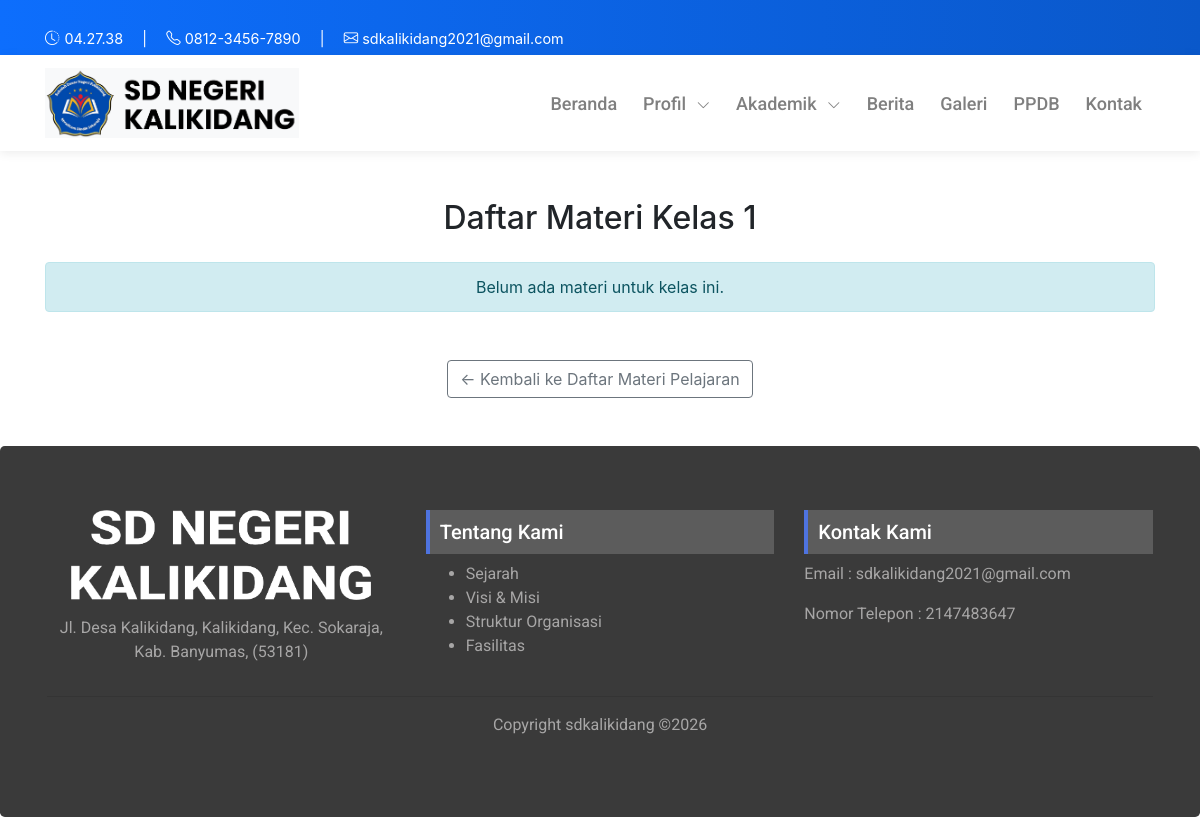
Page /akademik/materi_kelas/1 on the earlier database version.
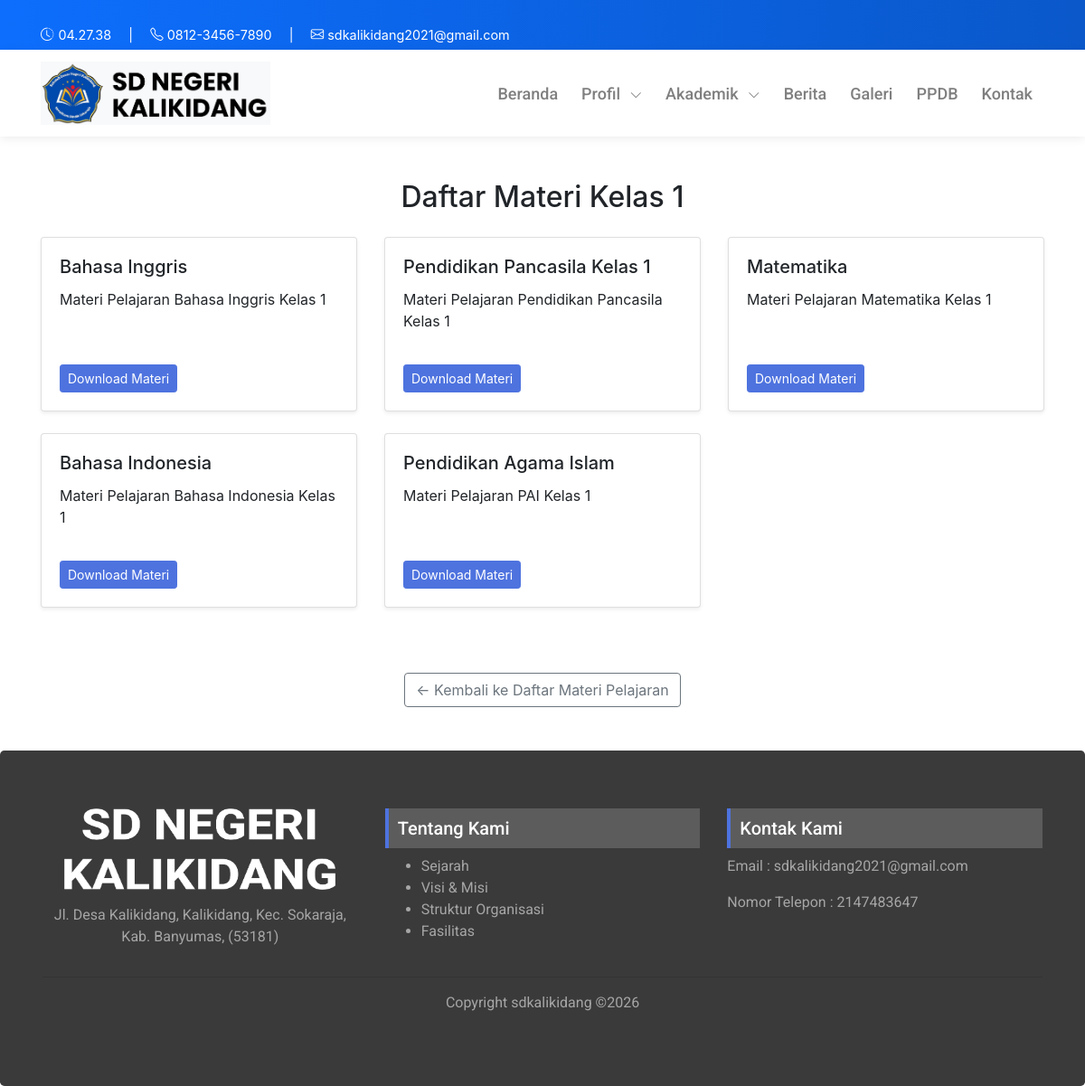
Same page on the later database version.
### tables this page shows
CREATE TABLE `materi_pelajaran` (
  `id` int(11) NOT NULL,
  `judul` varchar(200) DEFAULT NULL,
  `isi` text DEFAULT NULL,
  `created_at` timestamp NOT NULL DEFAULT current_timestamp(),
  `deskripsi` text DEFAULT NULL,
  `kelas` tinyint(1) NOT NULL,
  `file` varchar(255) DEFAULT NULL,
  `id_user` int(11) DEFAULT NULL
);

### application/controllers/Akademik.php (called while the page is built, shortened)
<?php
class Akademik extends CI_Controller {
    public function __construct() {
        $this->load->model('Materi_model', 'materi');
        $this->load->model('EkstrakurikulerKategori_model', 'ekskul');
        $this->load->model('Prestasi_model', 'prestasi');
    }
    public function materi_kelas($kelas) {
        $data['title']  = "Materi Kelas $kelas";
        $data['page']   = 'materi/v_index';
        $data['kelas']  = $kelas;
        $data['materi'] = $this->materi->get_by_kelas($kelas);
        $this->load->view('front/layouts/main', $data);
    }
}

### index.php (called while the page is built, shortened)
<?php
require_once BASEPATH.'core/CodeIgniter.php';

### application/models/Materi_model.php (called while the page is built, shortened)
<?php
class Materi_model extends CI_Model {
    private $table = 'materi_pelajaran';
    public function get_by_kelas($kelas)
    {
        return $this->db->get_where($this->table, ['kelas' => $kelas])->result();
    }
}

### application/views/front/pages/materi/v_index.php (the view)
<div class="container my-5">
    <h2 class="text-center mb-4">
        Daftar Materi Kelas <?= $kelas ?>
    </h2>
    <?php if (!empty($materi)) : ?>
        <div class="row">
            <?php foreach ($materi as $m) : ?>
                <div class="col-md-4 mb-4">
                    <div class="card shadow-sm h-100">
                        <div class="card-body d-flex flex-column">
                            <h5 class="card-title"><?= $m->judul; ?></h5>
                            <p class="card-text">
                                <?= word_limiter(strip_tags($m->deskripsi), 20); ?>
                            </p>
                            <div class="mt-auto">
                                <?php if (!empty($m->file)) : ?>
                                    <a href="<?= base_url('uploads/materi/'.$m->file); ?>"
                                       class="btn btn-sm btn-info" target="_blank">
                                       Download Materi
                                    </a>
                                <?php else: ?>
                                    <span class="badge bg-secondary">Belum ada file</span>
                                <?php endif; ?>
                            </div>
                        </div>
                    </div>
                </div>
            <?php endforeach; ?>
        </div>
    <?php else : ?>
        <div class="alert alert-info text-center">
            Belum ada materi untuk kelas ini.
        </div>
    <?php endif; ?>
    		<div class="row justify-content-center mt-5">
			<div class="col-lg-10 text-center">
				<a href="<?= site_url('akademik/materi'); ?>" class="btn btn-outline-secondary">
					← Kembali ke Daftar Materi Pelajaran
				</a>
			</div>
		</div>
</div>

### application/views/front/layouts/main.php (shortened to what this page needs)
<!DOCTYPE html>
<html lang="en">
<head>
   <link rel="stylesheet" href="<?= base_url('asset/vendor/bootstrap/css/bootstrap.min.css') ?>">
   <link rel="stylesheet" href="<?= base_url('asset/vendor/fontawesome-free/css/all.min.css') ?>">
   <link rel="stylesheet" href="<?= base_url('asset/css/style.css') ?>">
</head>
<body>
   <?php $this->load->view('front/layouts/_navbar'); ?>
   <?php $this->load->view('front/pages/' . $page); ?>
   <?php $this->load->view('front/layouts/_footer'); ?>
</body>
</html>

### application/views/front/layouts/_navbar.php (shortened to what this page needs)
<link rel="stylesheet" href="https://cdn.jsdelivr.net/npm/bootstrap-icons@1.11.1/font/bootstrap-icons.css">
<div class="top-header">
  <div class="container d-flex justify-content-between align-items-center flex-wrap">
    <div class="marquee-modern flex-grow-1">
      <span>Selamat datang di Website SD Negeri Kalikidang — Mari belajar dan berprestasi bersama!</span>
    </div>
    <div class="d-flex align-items-center mt-1 mt-md-0" style="gap: 1.2rem; flex-wrap: nowrap;">
      <div class="d-flex align-items-center" style="gap:5px;">
        <i class="bi bi-clock-history"></i>
        <span id="header-jam" class="fw-semibold"></span>
      </div>
      <span class="text-white">|</span>
      <div>
        <a href="tel:081234567890" class="text-white text-decoration-none">
          <i class="bi bi-telephone"></i> 0812-3456-7890
        </a>
      </div>
      <span class="text-white">|</span>
      <div>
        <a href="mailto:info@sdnkalikidang.sch.id" class="text-white text-decoration-none">
          <i class="bi bi-envelope"></i> sdkalikidang2021@gmail.com
        </a>
      </div>
    </div>
  </div>
</div>
<nav class="navbar navbar-expand-lg navbar-light bg-white navbar-modern sticky-top">
  <div class="container">
    <a class="navbar-brand d-flex align-items-center" href="<?= base_url() ?>">
      <img src="<?= base_url('img/identitas/kalikidang.png') ?>" alt="Logo">
    </a>
    <div class="collapse navbar-collapse justify-content-end" id="navbarNav">
      <ul class="navbar-nav">
        <li class="nav-item <?= ($title=='Beranda')?'active':'' ?>">
          <a class="nav-link" href="<?= base_url() ?>">Beranda</a>
        </li>
        <li class="nav-item dropdown <?= (
            $title=='Sejarah' ||
            $title=='Visi & Misi' ||
            $title=='Struktur' ||
            $title=='Fasilitas' ||
            $title=='Data Guru'
          )?'active':'' ?>">
          <a class="nav-link dropdown-toggle" href="#" data-toggle="dropdown">
            Profil
          </a>
        </li>
        <li class="nav-item dropdown <?= (
            $title=='Materi Pelajaran' ||
            $title=='Ekstrakurikuler' ||
            $title=='Prestasi'
          )?'active':'' ?>">
          <a class="nav-link dropdown-toggle" href="#" data-toggle="dropdown">
            Akademik
          </a>
        </li>
        <li class="nav-item <?= ($title=='Berita')?'active':'' ?>">
          <a class="nav-link" href="<?= base_url('blog') ?>">Berita</a>
        </li>
        <li class="nav-item <?= ($title=='Galeri Kegiatan Sekolah')?'active':'' ?>">
          <a class="nav-link" href="<?= base_url('galeri') ?>">Galeri</a>
        </li>
        <li class="nav-item <?= ($title=='PPDB')?'active':'' ?>">
          <a class="nav-link" href="<?= base_url('ppdb') ?>">PPDB</a>
        </li>
        <li class="nav-item <?= ($title=='Kontak')?'active':'' ?>">
          <a class="nav-link" href="<?= site_url('kontak') ?>">Kontak</a>
        </li>
      </ul>
    </div>
  </div>
</nav>

### application/views/front/layouts/_footer.php
<div class="jumbotron footer m-0 ">
	<div class="container">
		<div class="row">
			<div class="col-lg-4 col-md-4 col-sm-6 col-xs-12 text-center">
				<img style="width: 300px; height:90px" src="<?= base_url('img/identitas/sd.png') ?>" alt="">
				<p class="mt-3">Jl. Desa Kalikidang, Kalikidang, Kec. Sokaraja, Kab. Banyumas, (53181)
				</p>
			</div>
			<div class="col-lg-4 col-md-4 col-sm-6 col-xs-12">
				<h5>Tentang Kami</h5>
				<ul>
					<a href="<?= base_url('profil/sejarah') ?>"><li>Sejarah</li></a>
					<a href="<?= base_url('profil/visimisi') ?>"><li>Visi & Misi</li></a>
					<a href="<?= base_url('profil/struktu') ?>"><li>Struktur Organisasi</li></a>
					<a href="<?= base_url('profil/fasilitas') ?>"><li>Fasilitas</li></a>
				</ul>
			</div>
			<div class="col-lg-4 col-md-4 col-sm-6 col-xs-12">
				<h5>Kontak Kami</h5>
				<p>Email : sdkalikidang2021@gmail.com</p>
				<p>Nomor Telepon : 2147483647</p>
			</div>
		</div>
		<hr>
		<p class="text-center p-0">
			Copyright sdkalikidang &copy;<script>document.write(new Date().getFullYear());</script>
		</p>
	</div>
</div>

### asset/css/style.css (style rules this page uses)
html, body { overflow-x: hidden !important; }
.navbar .navbar-nav .nav-item .nav-link { font-family: "Roboto"; font-weight: 500; font-size: 18px; margin: 0 5px; }
.card { margin: 0 auto; float: none; margin-bottom: 20px; }
.footer { background-color: rgb(58, 58, 58); color: white; font-family: "Roboto"; box-sizing: content-box; }
.footer h5 { background-color: rgb(92, 92, 92); padding: 10px; border-left: 4px solid #4e73df; }
.footer ul a { text-decoration: none; color: rgb(167, 166, 166); }
.footer p { color: rgb(167, 166, 166); }
.btn-info { color: #fff; background-color: #4e73df; border-color: #4e73df; }

### application/views/front/layouts/_navbar.php (style rules this page uses)
.top-header { background: linear-gradient(90deg, #0d6efd, #0a58ca); color: white; padding: 6px 0; font-size: 0.9rem; }
.marquee-modern { overflow: hidden; position: relative; white-space: nowrap; min-width: 200px; margin-right: 20px; max-width: 60%; }
.marquee-modern span { display: inline-block; padding-left: 100%; animation: marqueeMove 12s linear infinite; }
.navbar-modern { box-shadow: 0 2px 10px rgba(0,0,0,0.08); transition: 0.3s; }
.navbar-modern .nav-link { font-weight: 500; padding: 12px 18px; color: #333; transition: 0.25s; }
.navbar-modern .nav-item .nav-link:not(.dropdown-toggle)::after { display: none !important; }
.navbar .dropdown-toggle::after { font-family: "bootstrap-icons"; content: "\f282"; font-weight: normal; border: none !important; margin-left: 6px; font-size: 0.85rem; vertical-align: middle; transition: transform 0.25s ease; display: inline-block; }
.navbar-brand img { max-height: 70px; transition: 0.3s; }

Differences in the rows shown:
added materi_pelajaran: judul "Bahasa Inggris", deskripsi "Materi Pelajaran Bahasa Inggris Kelas 1"
added materi_pelajaran: judul "Pendidikan Pancasila Kelas 1", deskripsi "Materi Pelajaran Pendidikan Pancasila Kelas 1"
added materi_pelajaran: judul "Matematika", deskripsi "Materi Pelajaran Matematika Kelas 1"
added materi_pelajaran: judul "Bahasa Indonesia", deskripsi "Materi Pelajaran Bahasa Indonesia Kelas 1"
added materi_pelajaran: judul "Pendidikan Agama Islam", deskripsi "Materi Pelajaran PAI Kelas 1"
Other differences:
text no longer shown: "Belum ada materi untuk kelas ini."
